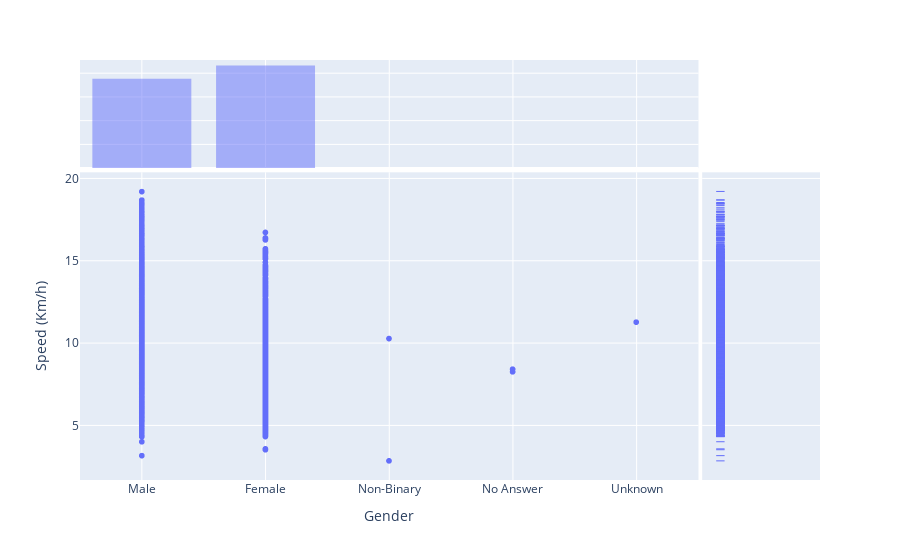

Notebook code cell kept with this figure:
### Markdown cell above
# Speed for Gender

### Code cell
#Speed scatter plot with marginal distribution histogram based on count
fig_1= px.scatter(df, x="Gender", y="Speed (Km/h)", marginal_x="histogram", marginal_y="rug")
fig_1.show()

### Figure 1 — Plotly figure (JSON) as saved in the notebook; plotly's stock layout.template omitted (floating-point values rounded to 4 significant figures; data arrays with more than 128 entries replaced by an {"elided": "..."} marker saying what was removed)
{"data": [{"hovertemplate": "Gender=%{x}<br>Speed (Km/h)=%{y}<extra></extra>", "legendgroup": "", "marker": {"color": "#636efa", "symbol": "circle"}, "mode": "markers", "name": "", "showlegend": false, "type": "scattergl", "x": {"elided": "4051 str values"}, "xaxis": "x", "y": {"elided": "4051 float values"}, "yaxis": "y"}, {"alignmentgroup": "True", "bingroup": "x", "hovertemplate": "Gender=%{x}<br>count=%{y}<extra></extra>", "legendgroup": "", "marker": {"color": "#636efa"}, "name": "", "offsetgroup": "", "opacity": 0.5, "showlegend": false, "type": "histogram", "x": {"elided": "4051 str values"}, "xaxis": "x3", "yaxis": "y3"}, {"alignmentgroup": "True", "boxpoints": "all", "fillcolor": "rgba(255,255,255,0)", "hoveron": "points", "hovertemplate": "Speed (Km/h)=%{y}<extra></extra>", "jitter": 0, "legendgroup": "", "line": {"color": "rgba(255,255,255,0)"}, "marker": {"color": "#636efa", "symbol": "line-ew-open"}, "name": "", "offsetgroup": "", "showlegend": false, "type": "box", "xaxis": "x2", "y": {"elided": "4051 float values"}, "yaxis": "y2"}], "layout": {"barmode": "overlay", "legend": {"tracegroupgap": 0}, "margin": {"t": 60}, "xaxis": {"anchor": "y", "domain": [0, 0.8358], "title": {"text": "Gender"}}, "xaxis2": {"anchor": "y2", "domain": [0.8408, 1], "matches": "x2", "showgrid": false, "showline": false, "showticklabels": false, "ticks": ""}, "xaxis3": {"anchor": "y3", "domain": [0, 0.8358], "matches": "x", "showgrid": true, "showticklabels": false}, "xaxis4": {"anchor": "y4", "domain": [0.8408, 1], "matches": "x2", "showgrid": false, "showline": false, "showticklabels": false, "ticks": ""}, "yaxis": {"anchor": "x", "domain": [0, 0.7326], "title": {"text": "Speed (Km/h)"}}, "yaxis2": {"anchor": "x2", "domain": [0, 0.7326], "matches": "y", "showgrid": true, "showticklabels": false}, "yaxis3": {"anchor": "x3", "domain": [0.7426, 1], "matches": "y3", "showgrid": true, "showline": false, "showticklabels": false, "ticks": ""}, "yaxis4": {"anchor": "x4", "domain": [0.7426, 1], "matches": "y3", "showgrid": true, "showline": false, "showticklabels": false, "ticks": ""}}}
